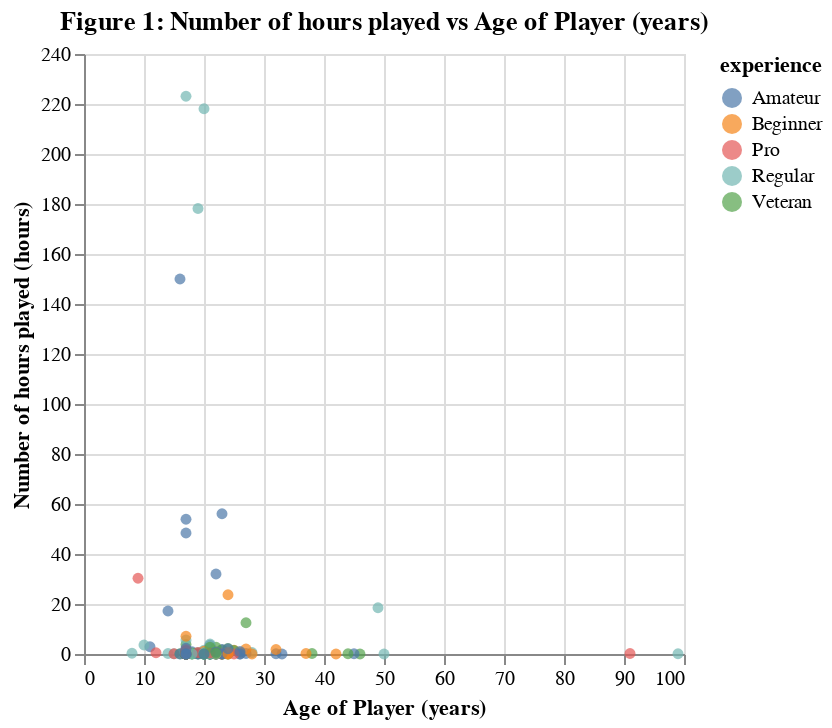

Write notebook code for a chart like this one.
### Markdown cell above
A scatter plot was created using altair to visualize how playtime (played_hours) correlates with player age. The mark_circle() function was used to visualize the data points and encode mapped played_hours to the y-axis and age to the x-axis. The colors were done based on experience

### Code cell
# used scatter plot due to having 2 numerical quantities

hours_vs_age = alt.Chart(players_clean).mark_circle(opacity=0.7).encode(
    x=alt.X("age").title("Age of Player (years)"), 
    y=alt.Y("played_hours").title("Number of hours played (hours)"),
    color=alt.Color("experience")
).properties(title="Figure 1: Number of hours played vs Age of Player (years)")

hours_vs_age

### Figure 1 — Vega specification as saved in the notebook (floating-point values rounded to 4 significant figures; data arrays with more than 128 entries replaced by an {"elided": "..."} marker saying what was removed)
{"$schema": "https://vega.github.io/schema/vega/v5.json", "data": [{"name": "source_0", "values": {"elided": "196 records"}}, {"name": "source_0_x_domain_age", "values": [{"min": 8, "max": 99}]}, {"name": "source_0_y_domain_played_hours", "values": [{"min": 0.0, "max": 223.1}]}, {"name": "source_0_color_domain_experience", "values": [{"experience": "Pro"}, {"experience": "Veteran"}, {"experience": "Amateur"}, {"experience": "Regular"}, {"experience": "Beginner"}]}], "marks": [{"type": "symbol", "name": "marks", "from": {"data": "source_0"}, "encode": {"update": {"x": {"field": "age", "scale": "x"}, "y": {"field": "played_hours", "scale": "y"}, "opacity": {"value": 0.7}, "fill": {"field": "experience", "scale": "color"}, "shape": {"value": "circle"}}}, "style": ["circle"]}], "scales": [{"name": "x", "type": "linear", "domain": [{"signal": "(data(\"source_0_x_domain_age\")[0] || {}).min"}, {"signal": "(data(\"source_0_x_domain_age\")[0] || {}).max"}], "range": [0, {"signal": "width"}], "zero": true, "nice": true}, {"name": "y", "type": "linear", "domain": [{"signal": "(data(\"source_0_y_domain_played_hours\")[0] || {}).min"}, {"signal": "(data(\"source_0_y_domain_played_hours\")[0] || {}).max"}], "range": [{"signal": "height"}, 0], "zero": true, "nice": true}, {"name": "color", "type": "ordinal", "domain": {"data": "source_0_color_domain_experience", "field": "experience", "sort": true}, "range": "category"}], "axes": [{"scale": "x", "zindex": 0, "gridScale": "y", "tickCount": {"signal": "ceil(width/40)"}, "orient": "bottom", "labels": false, "aria": false, "minExtent": 0, "domain": false, "maxExtent": 0, "ticks": false, "grid": true}, {"scale": "y", "zindex": 0, "minExtent": 0, "tickCount": {"signal": "ceil(height/40)"}, "domain": false, "grid": true, "maxExtent": 0, "ticks": false, "orient": "left", "gridScale": "x", "labels": false, "aria": false}, {"scale": "x", "grid": false, "labelFlush": true, "tickCount": {"signal": "ceil(width/40)"}, "labelOverlap": true, "title": "Age of Player (years)", "orient": "bottom", "zindex": 0}, {"scale": "y", "orient": "left", "grid": false, "labelOverlap": true, "zindex": 0, "title": "Number of hours played (hours)", "tickCount": {"signal": "ceil(height/40)"}}], "title": {"text": "Figure 1: Number of hours played vs Age of Player (years)", "frame": "group"}, "padding": 5, "background": "white", "style": "cell", "width": 300, "height": 300, "legends": [{"fill": "color", "symbolType": "circle", "title": "experience", "encode": {"symbols": {"update": {"opacity": {"value": 0.7}}}}}]}
